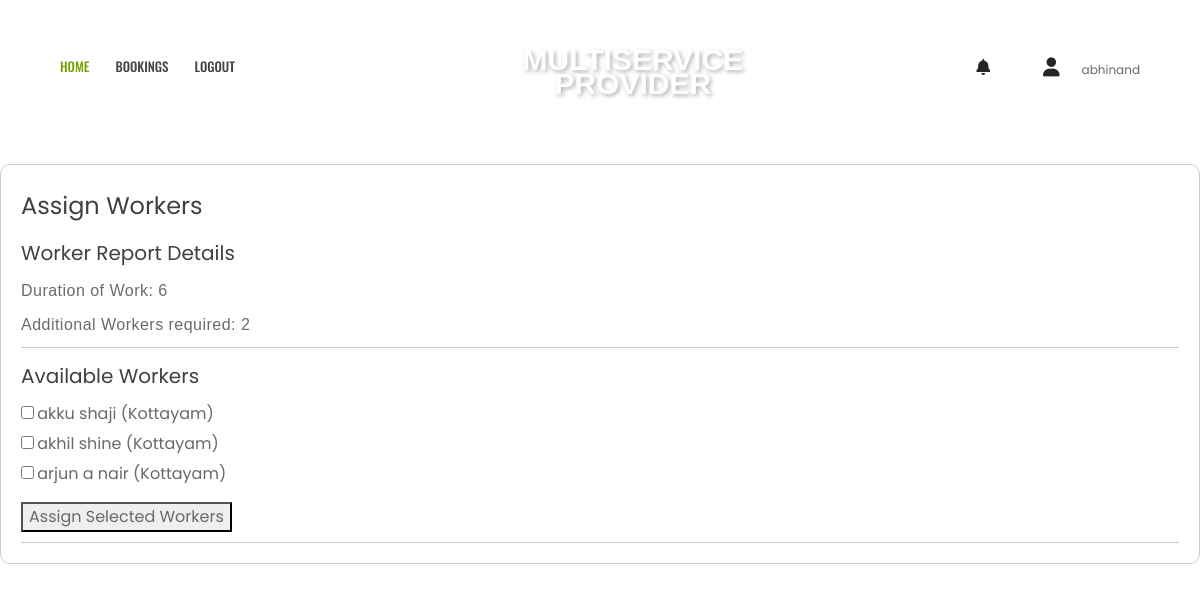
The app's page /assign_workers/7/ (signed in), older data.
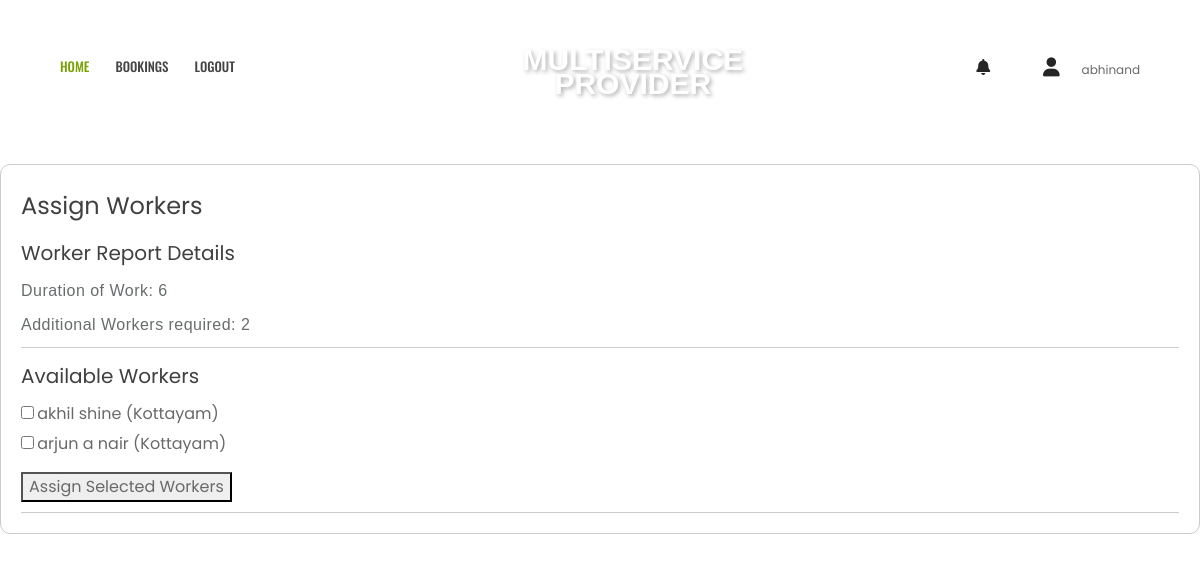
The same page, newer data.
### app1/models.py (models this page shows)
class Worker(models.Model):
    user = models.OneToOneField(MyUser, on_delete=models.CASCADE,primary_key=True)
    provider = models.TextField(max_length=100)
    first_name = models.TextField(max_length=100)
    last_name = models.TextField(max_length=100)
    email = models.EmailField(unique=True)
    dob = models.DateField(null=True, blank=True)
    phone = models.CharField(max_length=12, unique=True)
    district = models.TextField(max_length=100)
    state = models.TextField(max_length=100)
    role = models.CharField(max_length=15)
    status = models.CharField(max_length=15)

### app1/views.py (the view)
# urls.py: path('assign_workers/<int:reportid>/', views.assign_workers, name='assign_workers'),
@login_required
def assign_workers(request, reportid):
    worker_report = WorkerReport.objects.get(reportid=reportid)
    service_id = worker_report.serviceid_id
    service = Service.objects.get(serviceid=service_id)
    workers = Worker.objects.filter(district=service.district, status='available')
    context = {
        'worker_report': worker_report,
        'service': service,
        'available_workers': workers,
    }
    return render(request, 'assign_workers.html', context)

### app1/templates/assign_workers.html (shortened to what the changed rows need)
{% load static %}
<!doctype html>
<html class="no-js" lang="en">
<head>
        <link rel="stylesheet" href="{% static 'userassets/css/bootstrap.min.css' %}">
        <link rel="stylesheet" href="{% static 'userassets/css/font-awesome.min.css' %}">
        <link rel="stylesheet" href="{% static 'userassets/css/ie7.css' %}">
        <link rel="stylesheet" href="{% static 'userassets/css/plugins.css' %}">
        <link rel="stylesheet" href="{% static 'userassets/css/style.css' %}">
    </head>
    <link rel="stylesheet" href="https://cdnjs.cloudflare.com/ajax/libs/font-awesome/6.0.0/css/all.min.css" />
    <body>
                            <br> <br> <br> <br> <br> <br>
                            <div class="booking-box" style="border: 1px solid #ccc; border-radius: 10px; padding: 20px; background-color: rgba(255, 255, 255, 0.8);">
                              <h1 style="font-size: 24px;">Assign Workers</h1>
                              <div style="border-bottom: 1px solid #ccc; padding-bottom: 10px;">
                                  <h2 style="font-size: 20px;">Worker Report Details</h2>
                              </div>
                              <div style="border-bottom: 1px solid #ccc; padding-bottom: 10px; margin-top: 10px;">
                                  <h2 style="font-size: 20px;">Available Workers</h2>
                                  <form method="post" action="{% url 'assign_workers_service' %}" onsubmit="return validateWorkers()">
                                      <ul>
                                          {% if available_workers %}
                                              {% for worker in available_workers %}
                                                  <li style="margin-bottom: 5px;">
                                                      <label>
                                                          <input type="checkbox" name="selected_workers" value="{{ worker.user_id }}">
                                                          <span style="font-size: 16px;">{{ worker.first_name }} {{ worker.last_name }} ({{ worker.district }})</span>
                                                      </label>
                                                  </li>
                                              {% endfor %}
                                          {% else %}
                                              <li>No available workers</li>
                                              <a href="" style="font-size: 16px; margin-top: 10px;">Cancel Booking</a>
                                          {% endif %}
                                      </ul>
                                  </form>
                              </div>
                          </div>
    </body>
</html>

Row changes from the older to the newer data that the page shows:
no longer on this page (row edited): Worker: first_name "akku", last_name "shaji", district "Kottayam"
